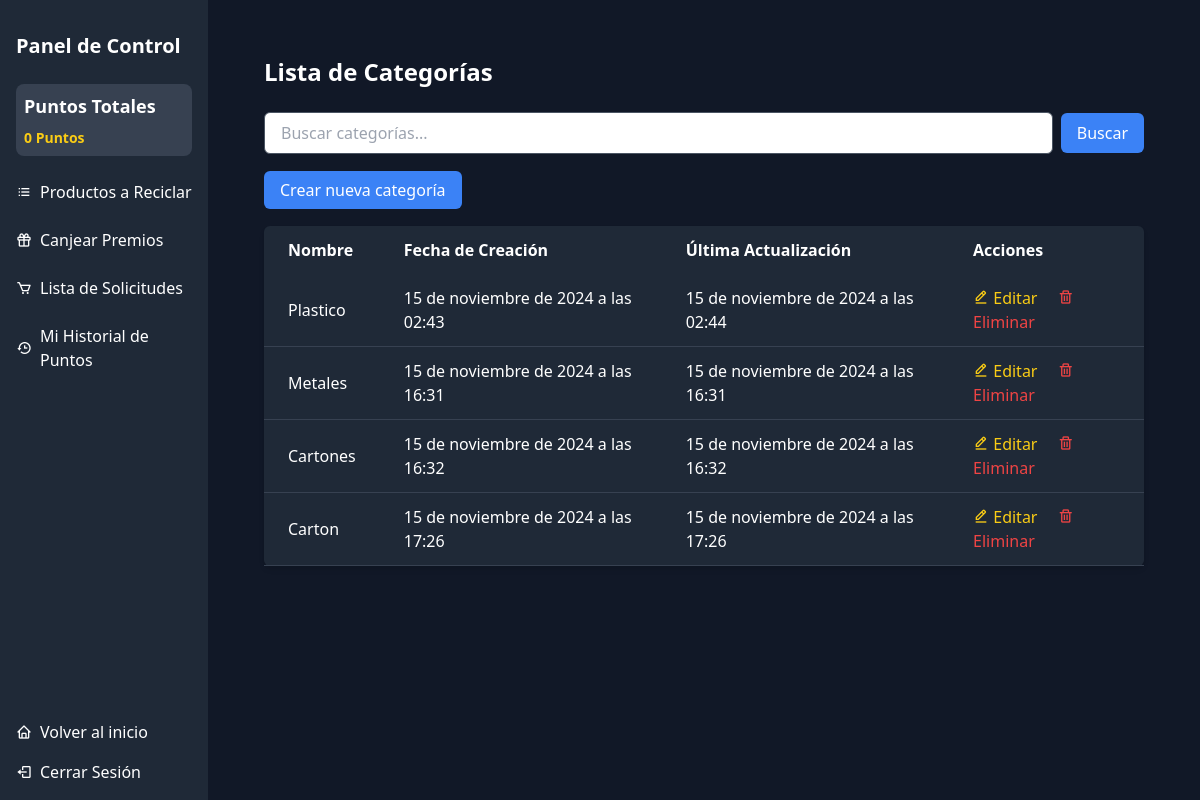
Before: /dashboard/categories/ with the older database file.
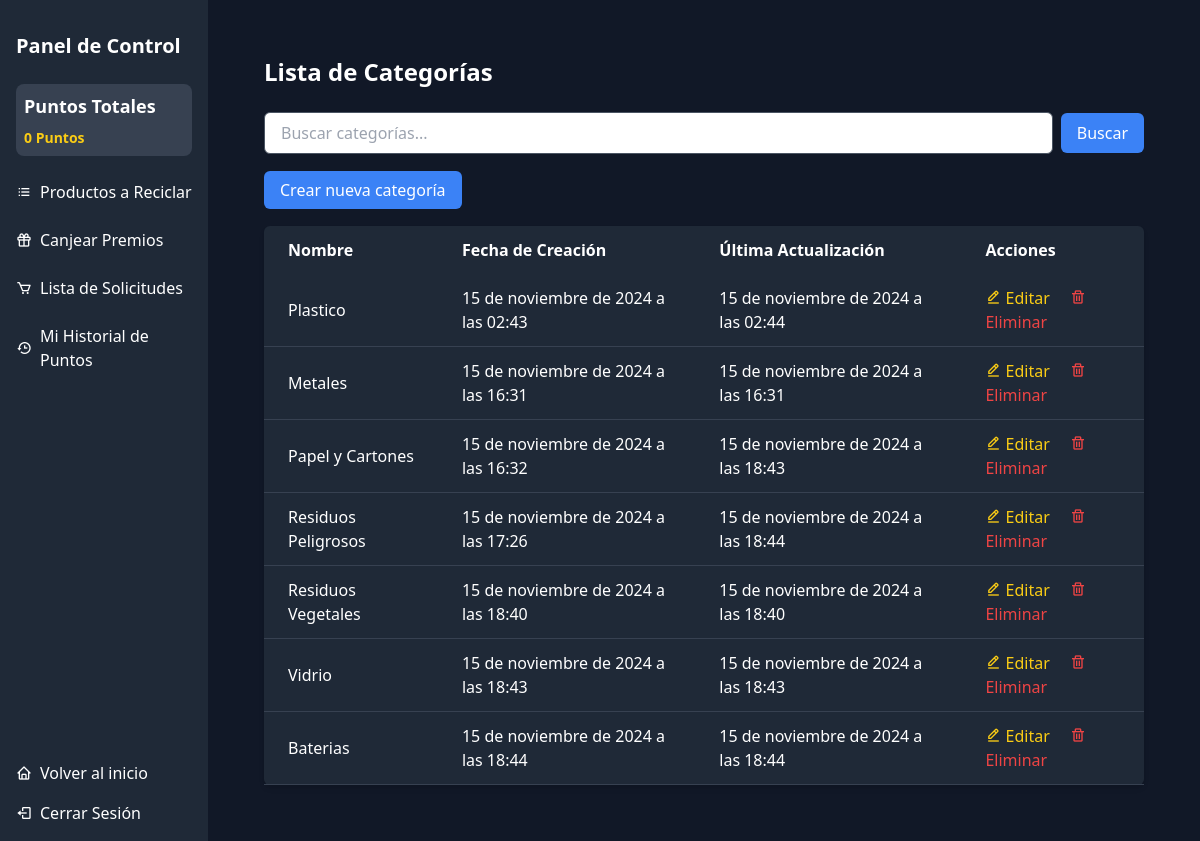
After: the same page with the newer database file.
### core/dashboard/models.py (models this page shows, shortened)
class Category(models.Model):
    name = models.CharField(max_length=50, unique=True)
    created_at = models.DateTimeField(auto_now_add=True)
    updated_at = models.DateTimeField(auto_now=True)
    created_by = models.ForeignKey(
        settings.AUTH_USER_MODEL,
        on_delete=models.SET_NULL,
        null=True,
        blank=True,
        related_name="created_categories"
    )
    updated_by = models.ForeignKey(
        settings.AUTH_USER_MODEL,
        on_delete=models.SET_NULL,
        null=True,
        blank=True,
        related_name="updated_categories"
    )
    class Meta:
        verbose_name = 'Categoría'
        verbose_name_plural = 'Categorías'

### core/dashboard/views/category.py (the view)
# urls.py: path('categories/', category.CategoryListView.as_view(), name="category_list"),
class CategoryListView(ListView):
    model = Category
    template_name = 'core/dashboard/category/category_list.html'
    context_object_name = 'categories'
    def get_queryset(self):
        queryset = Category.objects.all()
        query = self.request.GET.get('q')
        if query:
            queryset = queryset.filter(name__icontains=query)
        return queryset

### core/dashboard/context_processors.py (called while the page is built)
def total_points(request):
    if request.user.is_authenticated:
        total_points = Points.objects.filter(user=request.user).aggregate(total=models.Sum('number'))['total'] or 0
        total_history_points = PointHistory.objects.filter(user=request.user).aggregate(total=models.Sum('points'))['total'] or 0
        total_points = total_history_points
    else:
        total_points = 0
    return {'total_points': total_points}

### templates/core/dashboard/category/category_list.html (shortened to what this page needs)
{% extends 'components/base_dash.html' %}
{% block content %}
    <div class="container mx-auto p-6">
        <h2 class="text-2xl font-bold mb-6">Lista de Categorías</h2>
        <div class="mb-4">
            <form method="get" action="{% url 'dashboard:category_list' %}" class="flex items-center">
                <input type="text" name="q" value="{{ request.GET.q }}" placeholder="Buscar categorías..." class="form-input px-4 py-2 rounded-md w-full border border-gray-600">
                <button type="submit" class="ml-2 bg-blue-500 text-white px-4 py-2 rounded-md hover:bg-blue-600">
                    Buscar
                </button>
            </form>
        </div>
        <div class="mt-6 mb-6">
            <a href="{% url 'dashboard:category_create' %}" class="bg-blue-500 text-white px-4 py-2 rounded-md hover:bg-blue-600">Crear nueva categoría</a>
        </div>
        <table class="min-w-full bg-gray-800 text-white rounded-md shadow-md">
            <thead>
                <tr>
                    <th class="py-3 px-6 text-left">Nombre</th>
                    <th class="py-3 px-6 text-left">Fecha de Creación</th>
                    <th class="py-3 px-6 text-left">Última Actualización</th>
                    <th class="py-3 px-6 text-left">Acciones</th>
                </tr>
            </thead>
            <tbody>
                {% for category in categories %}
                    <tr class="border-b border-gray-700">
                        <td class="py-3 px-6">{{ category.name }}</td>
                        <td class="py-3 px-6">{{ category.created_at }}</td>
                        <td class="py-3 px-6">{{ category.updated_at }}</td>
                        <td class="py-3 px-6">
                            <a href="{% url 'dashboard:category_update' category.id %}" class="text-yellow-400 hover:text-yellow-500 mr-4">
                                <i class="bx bx-edit-alt"></i> Editar
                            </a>
                            <a href="{% url 'dashboard:category_delete' category.id %}" class="text-red-500 hover:text-red-600">
                                <i class="bx bx-trash"></i> Eliminar
                            </a>
                        </td>
                    </tr>
                {% empty %}
                    <tr>
                        <td colspan="4" class="py-3 px-6 text-center">No hay categorías disponibles</td>
                    </tr>
                {% endfor %}
            </tbody>
        </table>
    </div>
{% endblock %}

Changed rows visible on the page:
changed Category: name "Cartones" → "Papel y Cartones"; updated_at "15 de noviembre de 2024 a las 16:32" → "15 de noviembre de 2024 a las 18:43"
changed Category: name "Carton" → "Residuos Peligrosos"; updated_at "15 de noviembre de 2024 a las 17:26" → "15 de noviembre de 2024 a las 18:44"
added Category: name "Residuos Vegetales", created_at "15 de noviembre de 2024 a las 18:40", updated_at "15 de noviembre de 2024 a las 18:40"
added Category: name "Vidrio", created_at "15 de noviembre de 2024 a las 18:43", updated_at "15 de noviembre de 2024 a las 18:43"
added Category: name "Baterias", created_at "15 de noviembre de 2024 a las 18:44", updated_at "15 de noviembre de 2024 a las 18:44"
